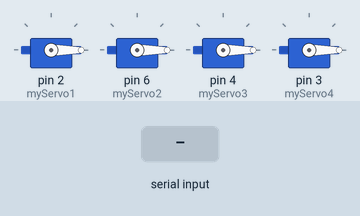
Simulated run of this sketch. Board: Arduino Uno, built with avr-gcc and run on an emulated ATmega328P. On the bench: 4 × servo. The test bench sets the inputs (shaded band).

Above: at 1.7 s.
1.8 s: "60\n" received over Serial
At 2.26 s:
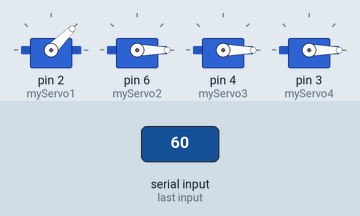
4.8 s: "62\n" received over Serial
At 6.62 s:
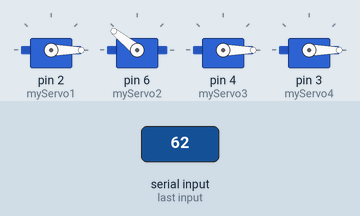
7.8 s: "64\n" received over Serial
At 9.77 s:
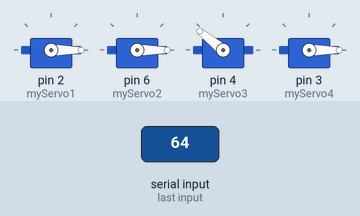
10.8 s: "65\n" received over Serial
At 12.91 s:
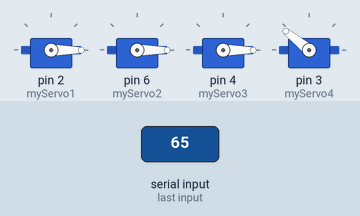
13.8 s: "60\n" received over Serial
At 16.05 s:
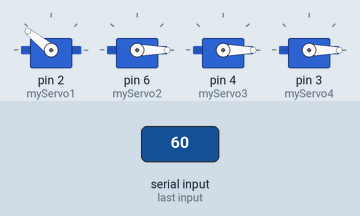
Timing chart, 0 to 17.8 s (numbered marks = the images above; inputs shaded):
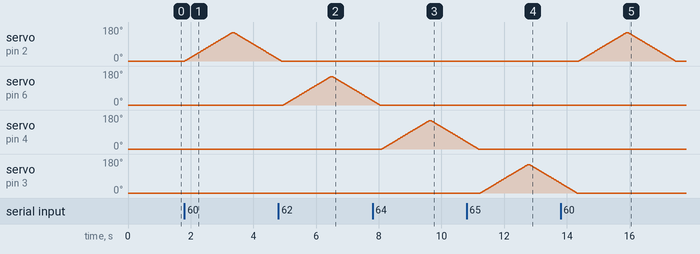

Measured:
- after the input at 1.8 s, servo on pin 2 (myServo1): rises from 0° to 150° in 1.5 s, then falls to 9° in 1.5 s
- after the input at 4.8 s, servo on pin 6 (myServo2): rises from 0° to 150° in 1.5 s, then falls to 23° in 1.3 s
- after the input at 7.8 s, servo on pin 4 (myServo3): rises from 0° to 150° in 1.5 s, then falls to 37° in 1.2 s
- after the input at 10.8 s, servo on pin 3 (myServo4): rises from 0° to 150° in 1.5 s, then falls to 53° in 1.0 s
- after the input at 13.8 s, servo on pin 2 (myServo1): rises from 0° to 150° in 1.5 s, then falls to 0° in 1.6 s

The sketch:

finger_control.ino
```cpp
#include <Servo.h>

Servo myServo1, myServo2, myServo3, myServo4;

const int initial_pos1 = 0, initial_pos2 = 0, initial_pos3 = 0, initial_pos4 = 0;

void sweepServo(Servo &servo, int initial_pos) {
  // 从当前 0 转到 180
  for (int pos = initial_pos; pos <= initial_pos+150; pos += 1) {
    servo.write(pos);
    delay(10);
  }
  delay(50); // 稍作等待

  // 从 180 回到 0
  for (int pos = initial_pos+150; pos >= initial_pos; pos -= 1) {
    servo.write(pos);
    delay(10);
  }
  delay(50);
}

void setup() {
  Serial.begin(9700);

  //2 1。   3 4。    4 3。  6 2。
  myServo1.attach(2);
  myServo1.write(0);

  myServo2.attach(6);
  myServo2.write(0);

  myServo3.attach(4);
  myServo3.write(0);

  myServo4.attach(3);
  myServo4.write(0);

  delay(500); // 稍等所有舵机就绪并停在 0°

  // 依次控制

  /* sweepServo(myServo1);
  sweepServo(myServo2);
  sweepServo(myServo3);
  sweepServo(myServo4); */
}

void loop() {
  //针对do re mi fa训练场景
  if (Serial.available()) {
    int idx = Serial.parseInt();
    if(idx == 60){
      sweepServo(myServo1,initial_pos1);
    }else if(idx==62){
      sweepServo(myServo2,initial_pos2);
    }else if(idx==64){
      sweepServo(myServo3,initial_pos3);
    }else if(idx==65){
      sweepServo(myServo4,initial_pos4);
    }
  }

}
```
